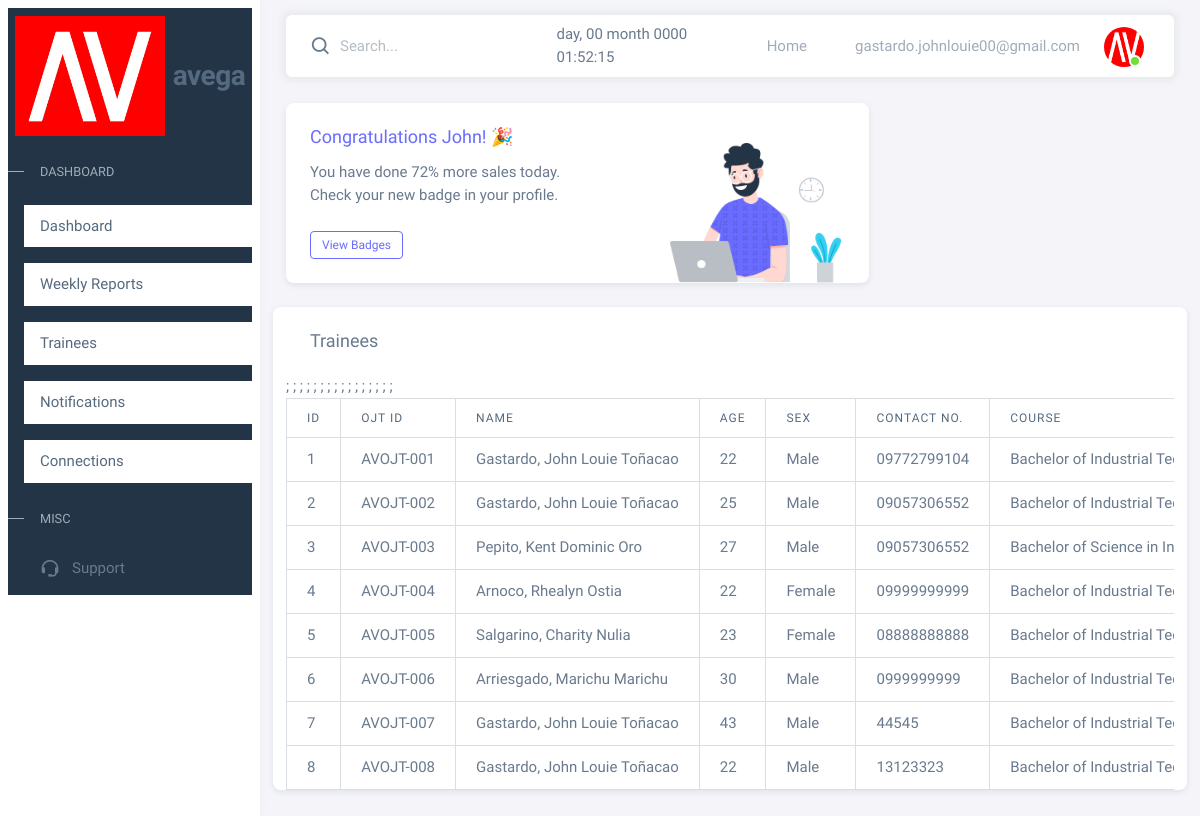
The page /Admin/Trainees.php (signed in) on the database its author committed.
### tables this page shows
CREATE TABLE `trainees` (
  `id` int(11) NOT NULL,
  `ojt_id` varchar(10) NOT NULL,
  `user_id` int(11) NOT NULL,
  `first_name` varchar(20) NOT NULL,
  `middle_name` varchar(20) NOT NULL,
  `last_name` varchar(20) NOT NULL,
  `age` int(2) NOT NULL,
  `sex` varchar(10) NOT NULL,
  `contact_num` varchar(11) NOT NULL,
  `degree` varchar(100) NOT NULL,
  `university` varchar(100) NOT NULL,
  `hours_to_render` int(10) NOT NULL,
  `email` varchar(100) NOT NULL,
  `dos` date NOT NULL,
  `profile` text NOT NULL
);

### Admin/Trainees.php (the view, shortened to what this page needs)
<?php
include '../Layouts/main.php';
 include '../Layouts/sidebar.php';
 include '../Layouts/navbar.php';
 include '../Php/db_connect.php';
  ?>
          <div class="content-wrapper">
          <div class="layout-page">
            <div class="container-xxl flex-grow-1 container-p-y">
              <div class="row">
                <div class="col-lg-8 mb-4 order-0">
                  <div class="card">
                    <div class="d-flex align-items-end row">
                      <div class="col-sm-7">
                        <div class="card-body">
                          <h5 class="card-title text-primary">Congratulations John! 🎉</h5>
                          <p class="mb-4">
                            You have done <span class="fw-medium">72%</span> more sales today. Check your new badge in
                            your profile.
                          </p>
                          <a href="javascript:;" class="btn btn-sm btn-outline-primary">View Badges</a>
                        </div>
                      </div>
                      <div class="col-sm-5 text-center text-sm-left">
                        <div class="card-body pb-0 px-0 px-md-4">
                          <img
                            src="../assets/img/illustrations/man-with-laptop-light.png"
                            height="140"
                            alt="View Badge User"
                            data-app-dark-img="illustrations/man-with-laptop-dark.png"
                            data-app-light-img="illustrations/man-with-laptop-light.png" />
                        </div>
                      </div>
                    </div>
                  </div>
                </div>
              <div class="card ">
                <h5 class="card-header">Trainees</h5>
                <div class="table-responsive text-nowrap">
                <table class="datatables-ajax table table-bordered">
                    <thead>
                <tr>
                    <th scope="col">Id</th>
                    <th scope="col">OJT ID</th>
                    <th scope="col">Name</th>
                    <th scope="col">Age</th>
                    <th scope="col">Sex</th>
                    <th scope="col">Contact no.</th>
                    <th scope="col">Course</th>
                </tr>
            </thead>
            <tbody class="table-border-bottom-0">
  <?php
     $sql= "SELECT * FROM trainees ";
     $query =mysqli_query($connect, $sql);
    if(mysqli_num_rows($query)>0) {
     while ($row=mysqli_fetch_assoc($query))  {
      ?>
                     <tr>
                        <td><?= $row ['id']; ?></td>
                        <td><?= $row ['ojt_id']; ?></td>
                        <td><?=  $row ['last_name'].","." ". $row['first_name']." ". $row['middle_name']; ?></td>;
                        <td><?= $row ['age']; ?></td>;
                        <td><?= $row ['sex']; ?></td>
                        <td><?= $row ['contact_num']; ?></td>
                        <td><?= $row ['degree']; ?></td>
                      </tr>
<?php
}
    }
?>
                    </tbody>
                  </table>
                </div>
              </div>
                    </div>
                  </div>
                </div>
          </div>

### Layouts/main.php (shortened to what this page needs)
<!DOCTYPE html>
<html
  lang="en"
  class="light-style layout-menu-fixed layout-compact"
  dir="ltr"
  data-theme="theme-default"
  data-assets-path="../assets/"
  data-template="vertical-menu-template-free">
  <head>
    <link rel="stylesheet" href="../assets/vendor/fonts/boxicons.css" />
    <link rel="stylesheet" href="../assets/vendor/css/core.css" class="template-customizer-core-css" />
    <link rel="stylesheet" href="../assets/vendor/css/theme-default.css" class="template-customizer-theme-css" />
    <link rel="stylesheet" href="../assets/css/demo.css" />
    <link rel="stylesheet" href="../assets/vendor/libs/perfect-scrollbar/perfect-scrollbar.css" />
    <link rel="stylesheet" href="../assets/vendor/libs/apex-charts/apex-charts.css" />
  </head>
  <body>
  </body>
</html>

### Layouts/sidebar.php (shortened to what this page needs)
<?php include 'main.php';
?>
<aside id="layout-menu" class=" layout-menu menu-vertical menu bg-menu-theme px-2 ">
   <div class=" bg-dark mt-2 ">
   <div class="app-brand demoh-25 d-inline-block d-flex justify-content-center mt-2">
     <a href="https://www.avegabros.com/" class="app-brand-link">
       <span class="app-brand-logo demo d-flex justify-content-center fixed">
        <img width= '150' height= '120' src="../assets/img/favicon/av.jpg" alt="" xlink:href="https://www.avegabros.com/" >
       </span>
       <span class="app-brand-text demo menu-text fw-bold ms-2 ">Avega</span>
     </a>
   </div>
   <li class="menu-header small text-uppercase"><span class="menu-header-text">Dashboard</span></li>
     <li class="menu-item">
   <ul class="menu-inner py-1 ">
   <ul class="menu-item ">
     <li class="menu-item active mb-3">
           <a href="../Admin/AdminDashboard.php" class="menu-link ">
             <div data-i18n="Connections">Dashboard</div>
           </a>
         </li>
         <li class="menu-item active mb-3">
           <a href="../Biweekly/weekly.php " class="menu-link">
             <div data-i18n="Analytics">Weekly Reports</div>
           </a>
         </li>
         <li class="menu-item active mb-3">
           <a href="../Admin/Trainees.php" class="menu-link">
             <div data-i18n="Analytics">Trainees</div>
           </a>
         </li>
         <li class="menu-item active mb-3">
           <a href="pages-account-settings-notifications.html" class="menu-link">
             <div data-i18n="Notifications">Notifications</div>
           </a>
         </li>
         <li class="menu-item active mb-3">
           <a href="pages-account-settings-connections.html" class="menu-link">
             <div data-i18n="Connections">Connections</div>
           </a>
         </li>
     </li>
     <li class="menu-header small text-uppercase"><span class="menu-header-text">Misc</span></li>
     <li class="menu-item">
       <a
         href="https://github.com/themeselection/sneat-html-admin-template-free/issues"
         target="_blank"
         class="menu-link">
         <i class="menu-icon tf-icons  bx bx-support" ></i>
         <div data-i18n="Support">Support</div>
       </a>
     </li>
 </aside>

### Layouts/navbar.php (shortened to what this page needs)
<?php
include 'main.php';
?>
        <div class="layout-page">
          <nav
            class="layout-navbar container-xxl navbar navbar-expand-xl navbar-detached align-items-center bg-navbar-theme"
            id="layout-navbar">
            <div class="navbar-nav-right d-flex align-items-center" id="navbar-collapse">
              <div class="navbar-nav align-items-center">
                <div class="nav-item d-flex align-items-center">
                  <i class="bx bx-search fs-4 lh-0"></i>
                  <input
                    type="text"
                    class="form-control border-0 shadow-none ps-1 ps-sm-2"
                    placeholder="Search..."
                    aria-label="Search..." />
                </div>
              </div>
              <ul class="navbar-nav flex-row align-items-center ms-auto">
                <li class="nav-item lh-7 me-5">
                                                          <div class="display-date  ">
                                                            <span id="day">day</span>,
                                                            <span id="daynum" >00</span>
                                                            <span id="month" >month</span>
                                                            <span id="year" >0000</span>
                                                          <span  id ="currentTime">	</span>
                                                          </div>
                  </li>
                <li class="nav-item lh-7 me-5">
                  <a
                    class="text-dark text-muted"
                    href="../Admin/AdminDashboard.php"
                    ><i class="fas fa-home  text-muted" style="color: #000;"></i> Home
                    </a>
                </li>
                <li class="nav-item lh-1 me-3">
                  <a
                    class="text-muted"
                    href="#"
                    > <?= $_SESSION['email']; ?></a
                  >
                </li>
                <li class="nav-item navbar-dropdown dropdown-user dropdown">
                  <a class="nav-link dropdown-toggle hide-arrow" href="javascript:void(0);" data-bs-toggle="dropdown">
                    <div class="avatar avatar-online">
                      <img src="../assets/img/avatars/av.png" alt class="w-px-40 h-px-40 rounded-circle" />
                    </div>
                  </a>
                </li>
              </ul>
            </div>
          </nav>
        </div>

### Assets/css/demo.css (style rules this page uses)
.app-brand-text.demo { font-size: 1.75rem; letter-spacing: -0.5px; text-transform: lowercase; }

### rows shown on the page
trainees: id "1", ojt "AVOJT-001", last_name "Gastardo", first_name "John Louie", middle_name "Toñacao", age "22", sex "Male", contact_num "09772799104", degree "Bachelor of Industrial…"
trainees: id "2", ojt "AVOJT-002", last_name "Gastardo", first_name "John Louie", middle_name "Toñacao", age "25", sex "Male", contact_num "09057306552", degree "Bachelor of Industrial…"
trainees: id "3", ojt "AVOJT-003", last_name "Pepito", first_name "Kent Dominic", middle_name "Oro", age "27", sex "Male", contact_num "09057306552", degree "Bachelor of Science in…"
trainees: id "4", ojt "AVOJT-004", last_name "Arnoco", first_name "Rhealyn", middle_name "Ostia", age "22", sex "Female", contact_num "09999999999", degree "Bachelor of Industrial…"
trainees: id "5", ojt "AVOJT-005", last_name "Salgarino", first_name "Charity", middle_name "Nulia", age "23", sex "Female", contact_num "08888888888", degree "Bachelor of Industrial…"
trainees: id "6", ojt "AVOJT-006", last_name "Arriesgado", first_name "Marichu", middle_name "Marichu", age "30", sex "Male", contact_num "0999999999", degree "Bachelor of Industrial…"
trainees: id "7", ojt "AVOJT-007", last_name "Gastardo", first_name "John Louie", middle_name "Toñacao", age "43", sex "Male", contact_num "44545", degree "Bachelor of Industrial…"
trainees: id "8", ojt "AVOJT-008", last_name "Gastardo", first_name "John Louie", middle_name "Toñacao", age "22", sex "Male", contact_num "13123323", degree "Bachelor of Industrial…"

### other values the page prints
$_SESSION['email'] "gastardo.johnlouie00@gmail.com"
